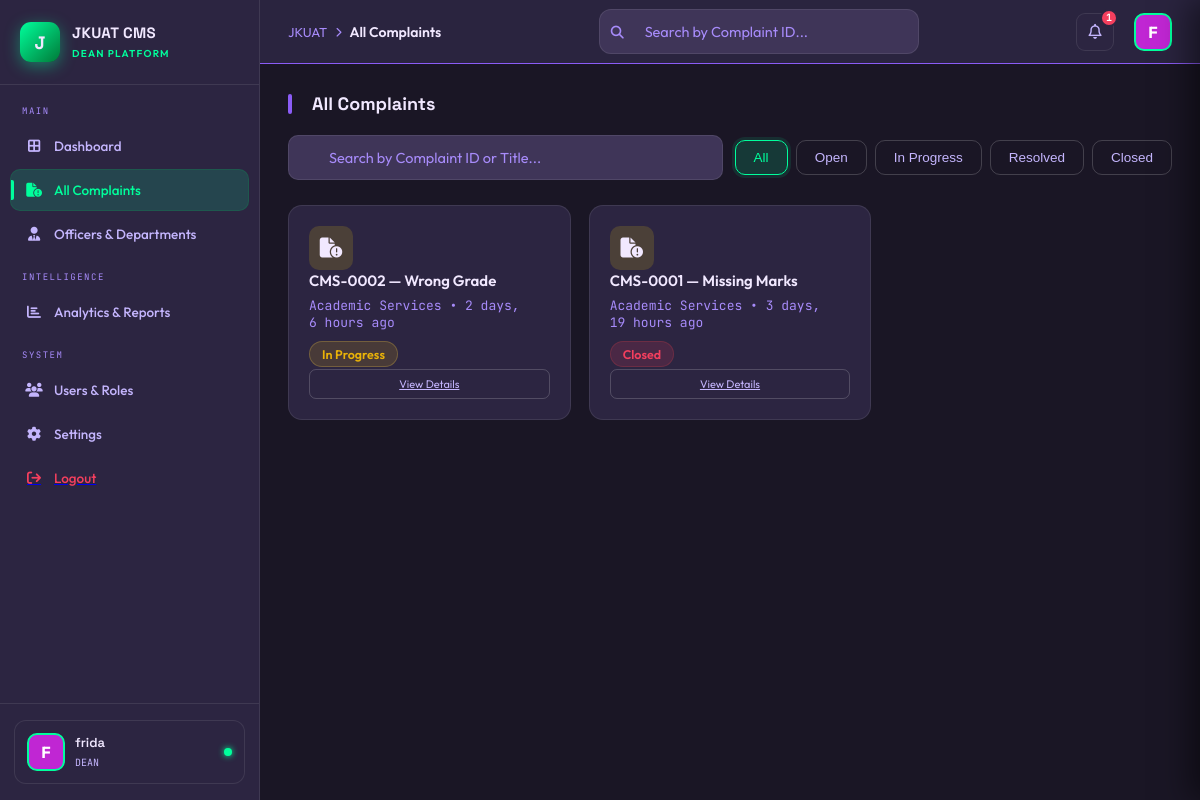
Page /accounts/dean/complaints/ (signed in) on the earlier database version.
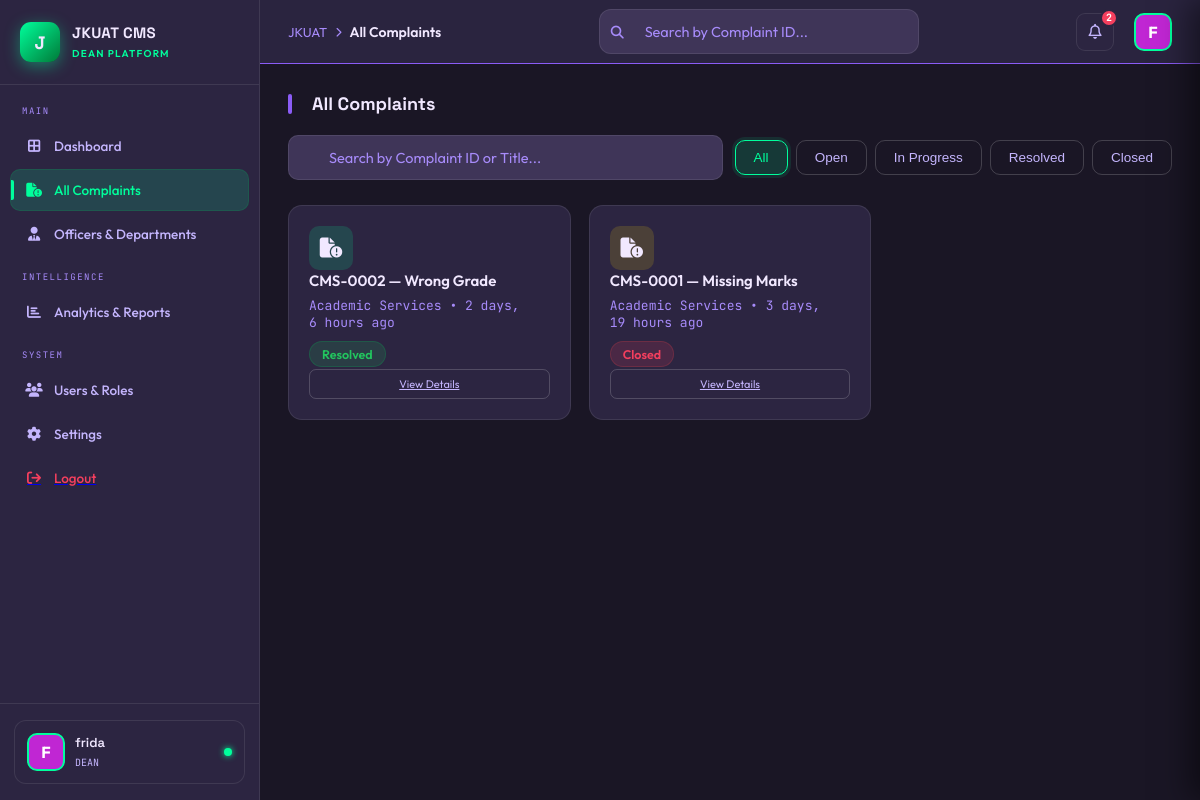
Same page on the later database version.
### accounts/models.py (models this page shows, shortened)
class Complaint(models.Model):
    STATUS_CHOICES = [
        ('open', 'Open'),
        ('in_progress', 'In Progress'),
        ('resolved', 'Resolved'),
        ('closed', 'Closed'),
        ('escalated', 'Escalated'),
    ]
    PRIORITY_CHOICES = [
        ('low', 'Low'),
        ('medium', 'Medium'),
        ('high', 'High'),
        ('urgent', 'Urgent'),
    ]
    CATEGORY_CHOICES = [
        ('academic', 'Academic Services'),
        ('ict', 'ICT & Infrastructure'),
        ('hostel', 'Hostel & Accommodation'),
        ('finance', 'Finance & Fees'),
        ('library', 'Library Services'),
        ('health', 'Health & Wellness'),
        ('other', 'Other'),
    ]
    complaint_id = models.CharField(max_length=20, unique=True, editable=False)
    complainant = models.ForeignKey(
        User,
        on_delete=models.CASCADE,
        related_name='complaints_made'
    )
    title = models.CharField(max_length=255)
    description = models.TextField()
    category = models.CharField(max_length=50, choices=CATEGORY_CHOICES, default='other')
    department = models.ForeignKey(
        Department,
        on_delete=models.SET_NULL,
        null=True,
        blank=True,
        related_name='department_complaints'
    )
    priority = models.CharField(max_length=20, choices=PRIORITY_CHOICES, default='medium')
    status = models.CharField(max_length=20, choices=STATUS_CHOICES, default='open')
    assigned_to = models.ForeignKey(
        User,
        on_delete=models.SET_NULL,
        null=True,
        blank=True,
        related_name='assigned_complaints'
    )
    date_submitted = models.DateTimeField(auto_now_add=True)
    date_updated = models.DateTimeField(auto_now=True)
    date_resolved = models.DateTimeField(null=True, blank=True)
    resolution_time_days = models.FloatField(null=True, blank=True, editable=False)

### accounts/views.py (the view)
# urls.py: path('dean/complaints/', views.dean_complaints, name='dean_complaints'),
@login_required
def dean_complaints(request):
    complaints = Complaint.objects.select_related('complainant', 'department', 'assigned_to')\
                    .order_by('-date_submitted')
    context = {
        'complaints': complaints,
    }
    return render(request, 'accounts/complaints.html', context)

### accounts/context_processors.py (called while the page is built)
def notifications(request):
    if request.user.is_authenticated:
        unread_notifications = Notification.objects.filter(recipient=request.user, is_read=False).order_by('-created_at')
        all_notifications = Notification.objects.filter(recipient=request.user).order_by('-created_at')[:20] # Last 20 notifications
        return {
            'unread_notifications_count': unread_notifications.count(),
            'notifications_list': all_notifications
        }
    return {
        'unread_notifications_count': 0,
        'notifications_list': []
    }

### accounts/templates/accounts/complaints.html (shortened to what this page needs)
{% extends "accounts/base.html" %}
{% block breadcrumb %}All Complaints{% endblock %}
{% block content %}
<div class="page-wrap active" id="page-complaints">
    <div class="section-hdr">
        <div class="section-title">All Complaints</div>
    </div>
    <div style="margin-bottom: 25px; display: flex; flex-wrap: wrap; gap: 12px; align-items: center;">
        <div class="search-wrap" style="flex: 1; min-width: 280px;">
            <input type="text" id="searchInput" placeholder="Search by Complaint ID or Title..."
                   style="width:100%; padding: 12px 16px 12px 40px; border-radius: 10px;">
        </div>
        <div style="display: flex; gap: 8px; flex-wrap: wrap;">
            <button onclick="filterComplaints('all')" class="btn-outline active" id="filter-all">All</button>
            <button onclick="filterComplaints('open')" class="btn-outline" id="filter-open">Open</button>
            <button onclick="filterComplaints('in_progress')" class="btn-outline" id="filter-in_progress">In Progress</button>
            <button onclick="filterComplaints('resolved')" class="btn-outline" id="filter-resolved">Resolved</button>
            <button onclick="filterComplaints('closed')" class="btn-outline" id="filter-closed">Closed</button>
        </div>
    </div>
    <div class="doc-grid" id="complaintsGrid">
        {% for complaint in complaints %}
        <div class="doc-card" data-status="{{ complaint.status }}" data-title="{{ complaint.title|lower }}" data-id="{{ complaint.complaint_id|lower }}">
            <div class="doc-icon" style="background:
                {% if complaint.status == 'resolved' %}var(--green-dim)
                {% elif complaint.status == 'in_progress' %}var(--gold-dim)
                {% else %}var(--gold-dim){% endif %}">
                <i class="fa-solid fa-file-circle-exclamation"></i>
            </div>
            <div>
                <div class="doc-name">{{ complaint.complaint_id }} — {{ complaint.title }}</div>
                <div class="doc-size">{{ complaint.get_category_display }} • {{ complaint.date_submitted|timesince }} ago</div>
                <span class="badge-pill
                    {% if complaint.status == 'resolved' %}pill-green
                    {% elif complaint.status == 'in_progress' %}pill-gold
                    {% else %}pill-red{% endif %}">
                    {{ complaint.get_status_display|default:complaint.status|title }}
                </span>
            </div>
            <div class="doc-actions">
                <a href="{% url 'accounts:complaint_detail' complaint.complaint_id %}" class="doc-btn">View Details</a>
            </div>
        </div>
        {% empty %}
        <div class="card" style="grid-column: 1 / -1; text-align: center; padding: 80px;">
            <p>No complaints found.</p>
        </div>
        {% endfor %}
    </div>
</div>
{% endblock %}

### accounts/templates/accounts/base.html (shortened to what the changed rows need)
{% load static %}
<!DOCTYPE html>
<html lang="en">
<head>
    <link rel="stylesheet" href="https://cdnjs.cloudflare.com/ajax/libs/font-awesome/6.4.0/css/all.min.css">
</head>
<body>
    <div class="shell">
        <aside class="sidebar" id="sidebar">
            <div class="brand">
                <div class="brand-info">
                    <h2>JKUAT CMS</h2>
                </div>
            </div>
        </aside>
        <main class="main">
            <header class="topbar">
                <div class="topbar-right">
                    <div class="icon-btn" onclick="toggleNotif()">
                        <i class="fa-regular fa-bell"></i>
                        {% if unread_notifications_count > 0 %}
                        <span class="notif-dot">{{ unread_notifications_count }}</span>
                        {% endif %}
                    </div>
                </div>
            </header>
            {% block content %}{% endblock %}
        </main>
    </div>
</body>
</html>

Differences in the rows shown:
changed Complaint "CMS-0002": status "In Progress" → "Resolved"
Other differences:
{{ unread_notifications_count }}: "1" → "2"
